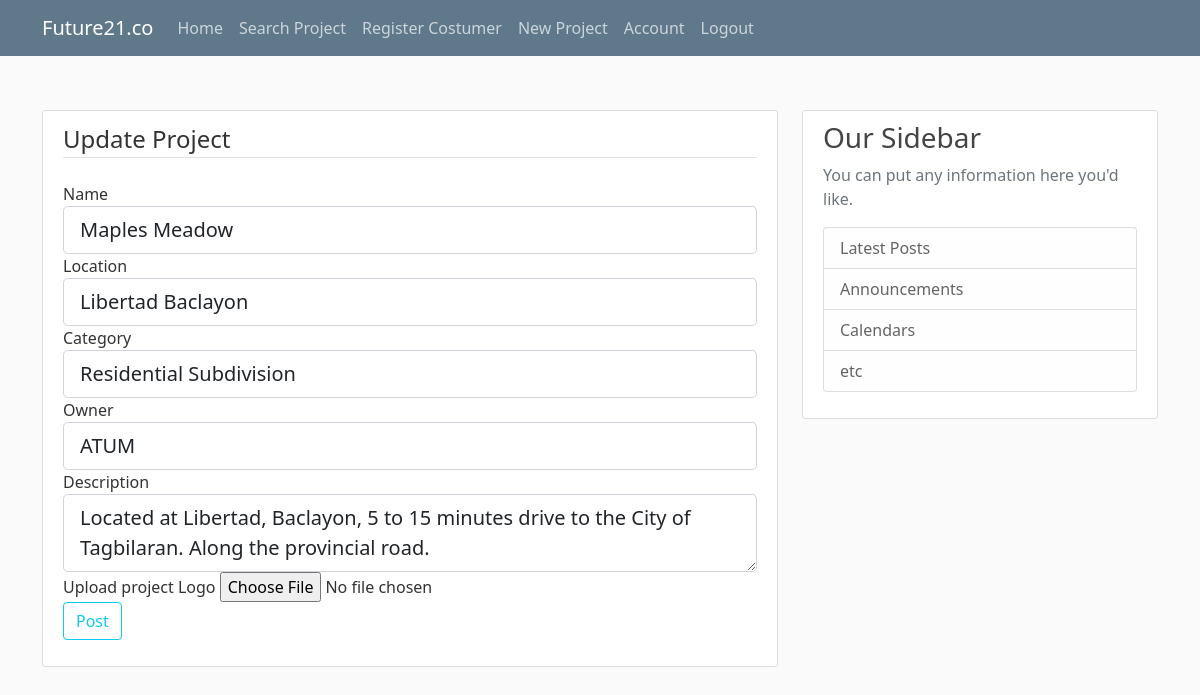
The app's page /project/1/update (signed in) with its own data.
### main/models.py (models this page shows, shortened)
class Project(db.Model):
    __searchable__ = ['name', 'description','location', 'category']
    id = db.Column(db.Integer, primary_key=True, nullable=False)
    name = db.Column(db.String(60), unique=True, nullable=False)
    category = db.Column(db.String(50), nullable=False)
    location = db.Column(db.String(60), nullable=False)
    description = db.Column(db.Text, nullable=False)
    owner = db.Column(db.String(60), nullable=False)
    image_file = db.Column(db.String(20), nullable=False, default='default.png')
    date_posted= db.Column(db.DateTime, nullable=False, default=datetime.utcnow)
    user_id = db.Column(db.Integer, db.ForeignKey('user.id'),nullable=False)
    products = db.relationship('Product', backref='product', lazy=True)

### main/routes.py (the view)
@app.route('/project/<int:proj_id>/update', methods=['GET', 'POST'])
@login_required
def update_project(proj_id):
    project = Project.query.get_or_404(proj_id)
    if current_user.is_admin != True:
        abort(403)
    form = ProjectForm()
    if form.validate_on_submit():
        if form.picture.data:
            picture_file = save_picture(form.picture.data)
            project.image_file = picture_file
        project.name=form.name.data
        project.location =form.location.data
        project.category = form.category.data
        project.owner=form.owner.data
        project.description = form.description.data
        db.session.commit()
        flash('Project has been updated!','success')
        return redirect(url_for('project', proj_id=project.id))
    elif request.method == 'GET':
        form.name.data = project.name
        form.location.data = project.location
        form.category.data = project.category
        form.owner.data = project.owner
        form.description.data = project.description
    return render_template('create_project.html', title='Update Project',
                            form=form, legend='Update Project')

### main/form.py (shortened to what this page needs)
class ProjectForm(FlaskForm):
    name = StringField('Name', validators=[DataRequired()])
    location = StringField('Location', validators=[DataRequired()])
    category = StringField('Category',validators=[DataRequired()])
    owner = StringField('Owner', validators=[DataRequired()])
    description = TextAreaField('Description', validators=[DataRequired()])
    picture = FileField('Upload project Logo', validators=[FileAllowed(['jpg','png'])])
    submit = SubmitField('Post')

### main/models.py (called while the page is built)
@login_manager.user_loader
def load_user(user_id):
    return User.query.get(int(user_id))

### main/templates/create_project.html (shortened to what this page needs)
{% extends "base.html" %}
{%block content %}
<div class="content-section">
        <form method="POST" action="" enctype ="multipart/form-data">
            <fieldset class="form-group">
                <legend class="border-bottom mb-4">{{ legend }}</legend>
                <div class="form-group">
                    {{ form.name.label(class="form-control-label") }}
                        {% if form.name.errors %}
                            {{ form.name(class="form-control form-control-lg is-invalid") }}
                            <div class="invalid-feedback">
                                {% for error in form.name.errors %}
                                    <span>{{ error }}</span>
                                {% endfor %}
                            </div>
                        {% else %}
                            {{ form.name(class="form-control form-control-lg") }}
                        {% endif %}
                </div>
                <div class="form-group">
                    {{ form.location.label(class="form-control-label") }}
                    {% if form.location.errors %}
                        {{ form.location(class="form-control form-control-lg is-invalid") }}
                        <div class="invalid-feedback">
                            {% for error in form.location.errors %}
                                <span>{{ error }}</span>
                            {% endfor %}
                        </div>
                    {% else %}
                        {{ form.location(class="form-control form-control-lg") }}
                    {% endif %}
                </div>
                <div class="form-group">
                    {{ form.category.label(class="form-control-label") }}
                    {% if form.category.errors %}
                        {{ form.category(class="form-control form-control-lg is-invalid") }}
                        <div class="invalid-feedback">
                            {% for error in form.category.errors %}
                                <span>{{ error }}</span>
                            {% endfor %}
                        </div>
                    {% else %}
                        {{ form.category(class="form-control form-control-lg") }}
                    {% endif %}
                </div>
                <div class="form-group">
                    {{ form.owner.label(class="form-control-label") }}
                    {% if form.owner.errors %}
                        {{ form.owner(class="form-control form-control-lg is-invalid") }}
                        <div class="invalid-feedback">
                            {% for error in form.owner.errors %}
                                <span>{{ error }}</span>
                            {% endfor %}
                        </div>
                    {% else %}
                        {{ form.owner(class="form-control form-control-lg") }}
                    {% endif %}
                </div>
                <div class="form-group">
                    {{ form.description.label(class="form-control-label") }}
                    {% if form.description.errors %}
                        {{ form.description(class="form-control form-control-lg is-invalid") }}
                        <div class="invalid-feedback">
                            {% for error in form.description.errors %}
                                <span>{{ error }}</span>
                            {% endfor %}
                        </div>
                    {% else %}
                        {{ form.description(class="form-control form-control-lg") }}
                    {% endif %}
                </div>
                <div class="form-group">
                    {{ form.picture.label() }}
                    {{ form.picture(class="form-control-file") }}
                </div>
            </fieldset>
            <div class="form-group">
                {{ form.submit(class="btn btn-outline-info") }}
            </div>
        </form>
    </div>
{% endblock %}

### main/static/main.css (style rules this page uses)
body { background: #fafafa; color: #333333; margin-top: 5rem; }
.content-section { background: #ffffff; padding: 10px 20px; border: 1px solid #dddddd; border-radius: 3px; margin-bottom: 20px; }
body { padding-top: 30px; }

### records on screen
Project: name "Maples Meadow", location "Libertad Baclayon", category "Residential Subdivision", owner "ATUM", description "Located at Libertad, Baclayon, 5 to 15 minutes drive to the City of Tagbilaran. Along the provincial road."

### other values on screen
{{ legend }} "Update Project"
